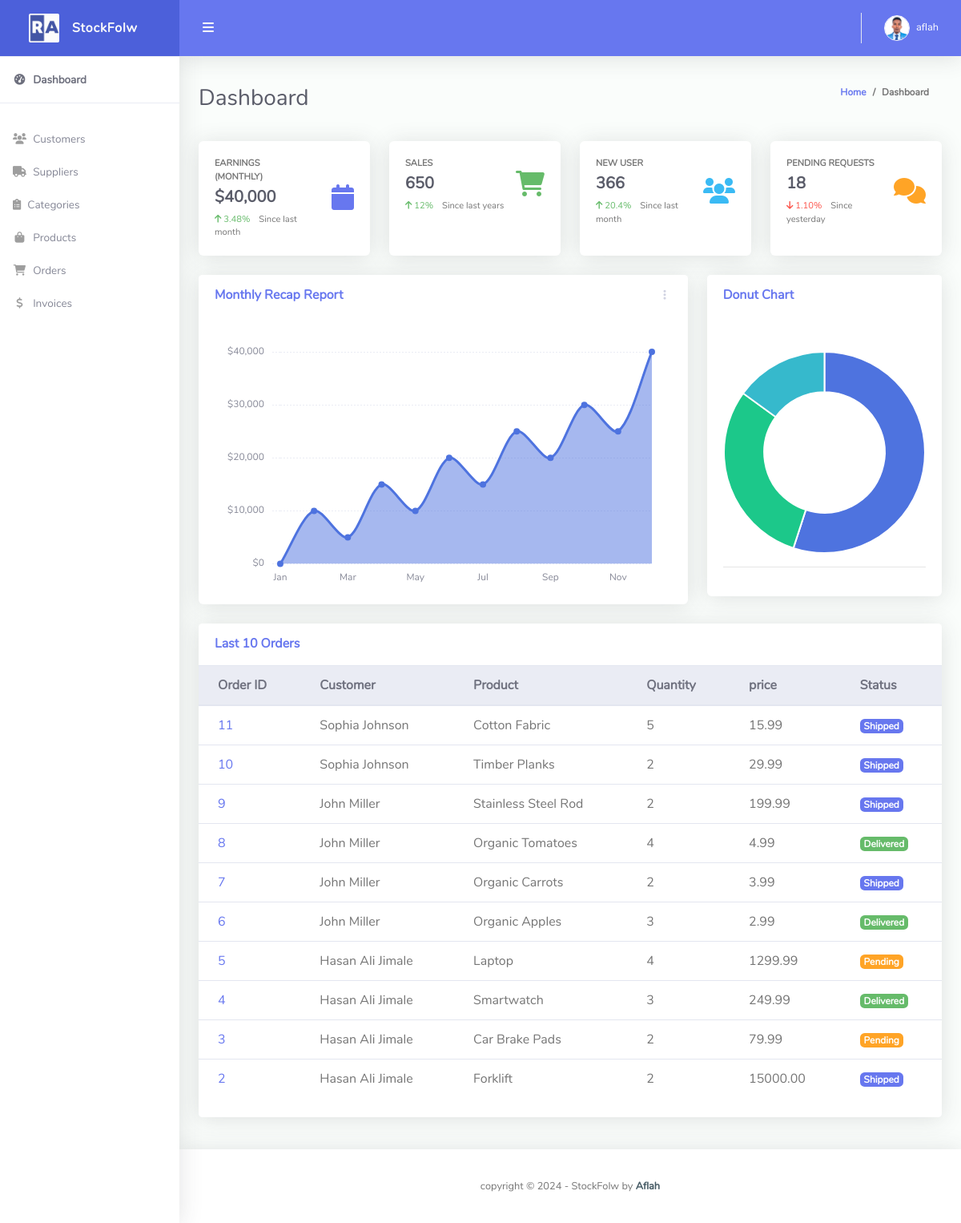
Before: / (signed in) with the older database file.
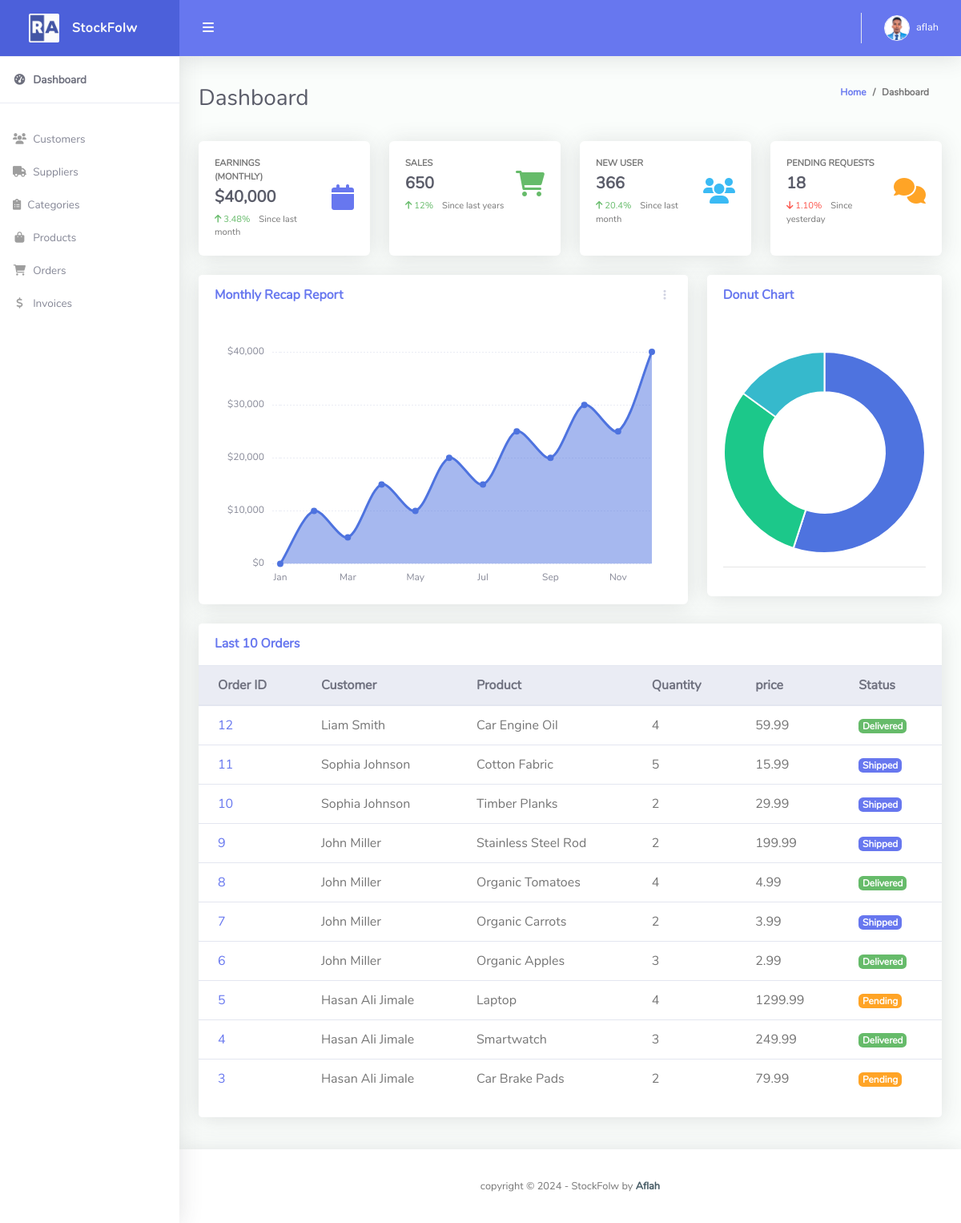
After: the same page with the newer database file.
### stockflow/models.py (models this page shows, shortened)
class Order(models.Model):
    STATUS = (
        ('Pending', 'Pending'),
        ('Shipped', 'Shipped'),
        ('Delivered', 'Delivered'),
    )
    customer = models.ForeignKey(Customer, on_delete=models.CASCADE)
    product = models.ForeignKey(Product, on_delete=models.CASCADE)
    quantity = models.PositiveIntegerField(default=1)
    status = models.CharField(max_length=200, choices=STATUS, default='Pending')
    date_created = models.DateTimeField(auto_now_add=True)

class Customer(models.Model):
    user = models.OneToOneField(User, null=True, blank=True, on_delete=models.CASCADE)
    name = models.CharField(max_length=200, null=True, blank=True)
    phone = models.CharField(max_length=200, null=True, blank=True)
    email = models.EmailField(max_length=200, null=True, blank=True)
    address = models.TextField(null=True, blank=True)
    profile_pic = models.ImageField(default="profile1.png", null=True, blank=True)
    date_created = models.DateTimeField(auto_now_add=True, null=True, blank=True)
    def __str__(self):
        return self.name if self.name else "Unnamed Customer"

class Product(models.Model):
    name = models.CharField(max_length=200)
    description = models.TextField(blank=True, null=True)
    price = models.DecimalField(max_digits=10, decimal_places=2)
    quantity = models.PositiveIntegerField(default=0)
    category = models.ForeignKey(Category, on_delete=models.CASCADE)
    supplier = models.ForeignKey(Supplier, on_delete=models.CASCADE)
    created_at = models.DateTimeField(auto_now_add=True)
    updated_at = models.DateTimeField(auto_now=True)
    def __str__(self):
        return self.name

### stockflow/decorators.py (the view)
	def wrapper_func(request, *args, **kwargs):
		group = None
		if request.user.groups.exists():
			group = request.user.groups.all()[0].name
		if group == 'customer':
			return redirect('user_page')
		else:
			return view_func(request, *args, **kwargs)

### stockflow/views.py (called while the page is built)
@login_required(login_url='login')
@admin_only
def home(request):
    orders = Order.objects.all().order_by('-id')[:10]
    context = {'orders': orders}
    return render(request, 'dashboard.html', context)

### templates/dashboard.html (shortened to what the changed rows need)
{% extends 'base.html' %}
{% block content %}
<div class="container-fluid" id="container-wrapper">
    <div class="d-sm-flex align-items-center justify-content-between mb-4">
        <h1 class="h3 mb-0 text-gray-800">Dashboard</h1>
    </div>
    <div class="row mb-3">
        <div class="col-xl-12 col-lg-7 mb-4">
            <div class="card">
                <div class="table-responsive">
                    <table class="table align-items-center table-flush">
                        <thead class="thead-light">
                            <tr>
                                <th>Order ID</th>
                                <th>Customer</th>
                                <th>Product</th>
                                <th>Quantity</th>
                                <th>price</th>
                                <th>Status</th>
                            </tr>
                        </thead>
                        <tbody>
                            {% for order in orders %}
                            <tr>
                                <td><a href="{% url 'update_order' order.id %}">{{ order.id }}</a></td>
                                <td>{{order.customer}}</td>
                                <td>{{order.product}}</td>
                                <td>{{order.quantity}}</td>
                                <td>{{ order.product.price }}</td>
                                <td>
                                    {% if order.status == 'Pending' %}
                                        <span class="badge badge-warning">{{ order.status }}</span>
                                    {% elif order.status == 'Shipped' %}
                                        <span class="badge badge-primary">{{ order.status }}</span>
                                    {% elif order.status == 'Delivered' %}
                                        <span class="badge badge-success">{{ order.status }}</span>
                                    {% elif order.status == 'Cancelled' %}
                                        <span class="badge badge-danger">{{ order.status }}</span>
                                    {% endif %}
                                </td>
                            </tr>
                            {% endfor %}
                        </tbody>
                    </table>
                </div>
            </div>
        </div>
    </div>
</div>
{% endblock %}

Changed rows visible on the page:
no longer on this page (row unchanged): Order: id "2", customer "Hasan Ali Jimale", product "Forklift", quantity "2", product.price "15000.00", status "Shipped"
added Order: id "12", customer "Liam Smith", product "Car Engine Oil", quantity "4", product.price "59.99", status "Delivered"
